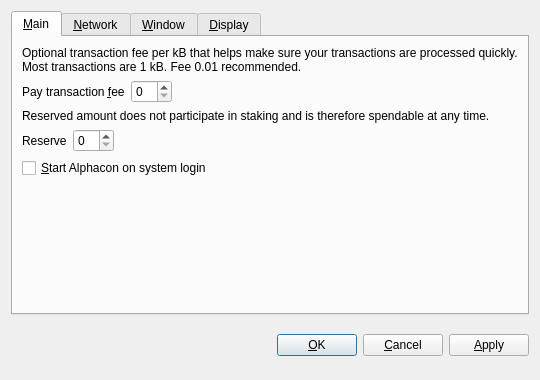
<?xml version="1.0" encoding="UTF-8"?>
<ui version="4.0">
 <class>OptionsDialog</class>
 <widget class="QDialog" name="OptionsDialog">
  <property name="geometry">
   <rect>
    <x>0</x>
    <y>0</y>
    <width>540</width>
    <height>380</height>
   </rect>
  </property>
  <property name="windowTitle">
   <string>Options</string>
  </property>
  <property name="modal">
   <bool>true</bool>
  </property>
  <layout class="QVBoxLayout" name="verticalLayout">
   <item>
    <widget class="QTabWidget" name="tabWidget">
     <property name="tabPosition">
      <enum>QTabWidget::North</enum>
     </property>
     <property name="currentIndex">
      <number>0</number>
     </property>
     <widget class="QWidget" name="tabMain">
      <attribute name="title">
       <string>&amp;Main</string>
      </attribute>
      <layout class="QVBoxLayout" name="verticalLayout_Main">
       <item>
        <widget class="QLabel" name="transactionFeeInfoLabel">
         <property name="text">
          <string>Optional transaction fee per kB that helps make sure your transactions are processed quickly. Most transactions are 1 kB. Fee 0.01 recommended.</string>
         </property>
         <property name="textFormat">
          <enum>Qt::PlainText</enum>
         </property>
         <property name="wordWrap">
          <bool>true</bool>
         </property>
        </widget>
       </item>
       <item>
        <layout class="QHBoxLayout" name="horizontalLayoutFee">
         <item>
          <widget class="QLabel" name="transactionFeeLabel">
           <property name="text">
            <string>Pay transaction &amp;fee</string>
           </property>
           <property name="textFormat">
            <enum>Qt::PlainText</enum>
           </property>
           <property name="buddy">
            <cstring>transactionFee</cstring>
           </property>
          </widget>
         </item>
         <item>
          <widget class="BitcoinAmountField" name="transactionFee"/>
         </item>
         <item>
          <spacer name="horizontalSpacerFee">
           <property name="orientation">
            <enum>Qt::Horizontal</enum>
           </property>
           <property name="sizeHint" stdset="0">
            <size>
             <width>40</width>
             <height>20</height>
            </size>
           </property>
          </spacer>
         </item>
        </layout>
       </item>
       <item>
        <widget class="QLabel" name="reserveBalanceInfoLabel">
         <property name="text">
          <string>Reserved amount does not participate in staking and is therefore spendable at any time.</string>
         </property>
         <property name="textFormat">
          <enum>Qt::PlainText</enum>
         </property>
         <property name="wordWrap">
          <bool>true</bool>
         </property>
        </widget>
       </item>
       <item>
        <layout class="QHBoxLayout" name="horizontalLayoutReserveBalance">
         <item>
          <widget class="QLabel" name="reserveBalanceLabel">
           <property name="text">
            <string>Reserve</string>
           </property>
           <property name="textFormat">
            <enum>Qt::PlainText</enum>
           </property>
           <property name="buddy">
            <cstring>reserveBalance</cstring>
           </property>
          </widget>
         </item>
         <item>
          <widget class="BitcoinAmountField" name="reserveBalance"/>
         </item>
         <item>
          <spacer name="horizontalSpacerReserveBalance">
           <property name="orientation">
            <enum>Qt::Horizontal</enum>
           </property>
           <property name="sizeHint" stdset="0">
            <size>
             <width>40</width>
             <height>20</height>
            </size>
           </property>
          </spacer>
         </item>
        </layout>
       </item>
       <item>
        <widget class="QCheckBox" name="bitcoinAtStartup">
         <property name="toolTip">
          <string>Automatically start Alphacon after logging in to the system.</string>
         </property>
         <property name="text">
          <string>&amp;Start Alphacon on system login</string>
         </property>
        </widget>
       </item>
       <item>
        <spacer name="verticalSpacer_Main">
         <property name="orientation">
          <enum>Qt::Vertical</enum>
         </property>
         <property name="sizeHint" stdset="0">
          <size>
           <width>20</width>
           <height>40</height>
          </size>
         </property>
        </spacer>
       </item>
      </layout>
     </widget>
     <widget class="QWidget" name="tabNetwork">
      <attribute name="title">
       <string>&amp;Network</string>
      </attribute>
      <layout class="QVBoxLayout" name="verticalLayout_Network">
       <item>
        <widget class="QCheckBox" name="mapPortUpnp">
         <property name="toolTip">
          <string>Automatically open the Alphacon client port on the router. This only works when your router supports UPnP and it is enabled.</string>
         </property>
         <property name="text">
          <string>Map port using &amp;UPnP</string>
         </property>
        </widget>
       </item>
       <item>
        <widget class="QCheckBox" name="connectSocks">
         <property name="toolTip">
          <string>Connect to the Alphacon network through a SOCKS5 proxy (e.g. when connecting through Tor).</string>
         </property>
         <property name="text">
          <string>&amp;Connect through SOCKS5 proxy:</string>
         </property>
        </widget>
       </item>
       <item>
        <layout class="QHBoxLayout" name="horizontalLayout_Network">
         <item>
          <widget class="QLabel" name="proxyIpLabel">
           <property name="text">
            <string>Proxy &amp;IP:</string>
           </property>
           <property name="textFormat">
            <enum>Qt::PlainText</enum>
           </property>
           <property name="buddy">
            <cstring>proxyIp</cstring>
           </property>
          </widget>
         </item>
         <item>
          <widget class="QValidatedLineEdit" name="proxyIp">
           <property name="maximumSize">
            <size>
             <width>140</width>
             <height>16777215</height>
            </size>
           </property>
           <property name="toolTip">
            <string>IP address of the proxy (e.g. 127.0.0.1)</string>
           </property>
          </widget>
         </item>
         <item>
          <widget class="QLabel" name="proxyPortLabel">
           <property name="text">
            <string>&amp;Port:</string>
           </property>
           <property name="textFormat">
            <enum>Qt::PlainText</enum>
           </property>
           <property name="buddy">
            <cstring>proxyPort</cstring>
           </property>
          </widget>
         </item>
         <item>
          <widget class="QLineEdit" name="proxyPort">
           <property name="maximumSize">
            <size>
             <width>55</width>
             <height>16777215</height>
            </size>
           </property>
           <property name="toolTip">
            <string>Port of the proxy (e.g. 9050)</string>
           </property>
          </widget>
         </item>
         <item>
          <spacer name="horizontalSpacer_Network">
           <property name="orientation">
            <enum>Qt::Horizontal</enum>
           </property>
           <property name="sizeHint" stdset="0">
            <size>
             <width>40</width>
             <height>20</height>
            </size>
           </property>
          </spacer>
         </item>
        </layout>
       </item>
       <item>
        <spacer name="verticalSpacer_Network">
         <property name="orientation">
          <enum>Qt::Vertical</enum>
         </property>
         <property name="sizeHint" stdset="0">
          <size>
           <width>20</width>
           <height>40</height>
          </size>
         </property>
        </spacer>
       </item>
      </layout>
     </widget>
     <widget class="QWidget" name="tabWindow">
      <attribute name="title">
       <string>&amp;Window</string>
      </attribute>
      <layout class="QVBoxLayout" name="verticalLayout_Window">
       <item>
        <widget class="QCheckBox" name="minimizeToTray">
         <property name="toolTip">
          <string>Show only a tray icon after minimizing the window.</string>
         </property>
         <property name="text">
          <string>&amp;Minimize to the tray instead of the taskbar</string>
         </property>
        </widget>
       </item>
       <item>
        <widget class="QCheckBox" name="minimizeOnClose">
         <property name="toolTip">
          <string>Minimize instead of exit the application when the window is closed. When this option is enabled, the application will be closed only after selecting Quit in the menu.</string>
         </property>
         <property name="text">
          <string>M&amp;inimize on close</string>
         </property>
        </widget>
       </item>
       <item>
        <spacer name="verticalSpacer_Window">
         <property name="orientation">
          <enum>Qt::Vertical</enum>
         </property>
         <property name="sizeHint" stdset="0">
          <size>
           <width>20</width>
           <height>40</height>
          </size>
         </property>
        </spacer>
       </item>
      </layout>
     </widget>
     <widget class="QWidget" name="tabDisplay">
      <attribute name="title">
       <string>&amp;Display</string>
      </attribute>
      <layout class="QVBoxLayout" name="verticalLayout_Display">
       <item>
        <layout class="QHBoxLayout" name="horizontalLayout_1_Display">
         <item>
          <widget class="QLabel" name="langLabel">
           <property name="text">
            <string>User Interface &amp;language:</string>
           </property>
           <property name="textFormat">
            <enum>Qt::PlainText</enum>
           </property>
           <property name="buddy">
            <cstring>lang</cstring>
           </property>
          </widget>
         </item>
         <item>
          <widget class="QValueComboBox" name="lang">
           <property name="toolTip">
            <string>The user interface language can be set here. This setting will take effect after restarting Alphacon.</string>
           </property>
          </widget>
         </item>
        </layout>
       </item>
       <item>
        <layout class="QHBoxLayout" name="horizontalLayout_2_Display">
         <item>
          <widget class="QLabel" name="unitLabel">
           <property name="text">
            <string>&amp;Unit to show amounts in:</string>
           </property>
           <property name="textFormat">
            <enum>Qt::PlainText</enum>
           </property>
           <property name="buddy">
            <cstring>unit</cstring>
           </property>
          </widget>
         </item>
         <item>
          <widget class="QValueComboBox" name="unit">
           <property name="toolTip">
            <string>Choose the default subdivision unit to show in the interface and when sending coins.</string>
           </property>
          </widget>
         </item>
        </layout>
       </item>
       <item>
        <widget class="QCheckBox" name="coinControlFeatures">
         <property name="toolTip">
          <string>Whether to show coin control features or not.</string>
         </property>
         <property name="text">
          <string>Display coin &amp;control features (experts only!)</string>
         </property>
        </widget>
       </item>
       <item>
        <widget class="QCheckBox" name="useBlackTheme">
         <property name="text">
          <string>Use black visual theme (requires restart)</string>
         </property>
        </widget>
       </item>
       <item>
        <spacer name="verticalSpacer_Display">
         <property name="orientation">
          <enum>Qt::Vertical</enum>
         </property>
         <property name="sizeHint" stdset="0">
          <size>
           <width>20</width>
           <height>40</height>
          </size>
         </property>
        </spacer>
       </item>
      </layout>
     </widget>
    </widget>
   </item>
   <item>
    <layout class="QHBoxLayout" name="horizontalLayout_Buttons">
     <item>
      <spacer name="horizontalSpacer_1">
       <property name="orientation">
        <enum>Qt::Horizontal</enum>
       </property>
       <property name="sizeHint" stdset="0">
        <size>
         <width>40</width>
         <height>48</height>
        </size>
       </property>
      </spacer>
     </item>
     <item>
      <widget class="QLabel" name="statusLabel">
       <property name="font">
        <font>
         <weight>75</weight>
         <bold>true</bold>
        </font>
       </property>
       <property name="text">
        <string/>
       </property>
       <property name="textFormat">
        <enum>Qt::PlainText</enum>
       </property>
       <property name="wordWrap">
        <bool>true</bool>
       </property>
      </widget>
     </item>
     <item>
      <spacer name="horizontalSpacer_2">
       <property name="orientation">
        <enum>Qt::Horizontal</enum>
       </property>
       <property name="sizeHint" stdset="0">
        <size>
         <width>40</width>
         <height>48</height>
        </size>
       </property>
      </spacer>
     </item>
     <item>
      <widget class="QPushButton" name="okButton">
       <property name="text">
        <string>&amp;OK</string>
       </property>
      </widget>
     </item>
     <item>
      <widget class="QPushButton" name="cancelButton">
       <property name="text">
        <string>&amp;Cancel</string>
       </property>
       <property name="autoDefault">
        <bool>false</bool>
       </property>
      </widget>
     </item>
     <item>
      <widget class="QPushButton" name="applyButton">
       <property name="text">
        <string>&amp;Apply</string>
       </property>
       <property name="autoDefault">
        <bool>false</bool>
       </property>
      </widget>
     </item>
    </layout>
   </item>
  </layout>
 </widget>
 <customwidgets>
  <customwidget>
   <class>BitcoinAmountField</class>
   <extends>QSpinBox</extends>
   <header>bitcoinamountfield.h</header>
  </customwidget>
  <customwidget>
   <class>QValueComboBox</class>
   <extends>QComboBox</extends>
   <header>qvaluecombobox.h</header>
  </customwidget>
  <customwidget>
   <class>QValidatedLineEdit</class>
   <extends>QLineEdit</extends>
   <header>qvalidatedlineedit.h</header>
  </customwidget>
 </customwidgets>
 <resources/>
 <connections/>
</ui>
